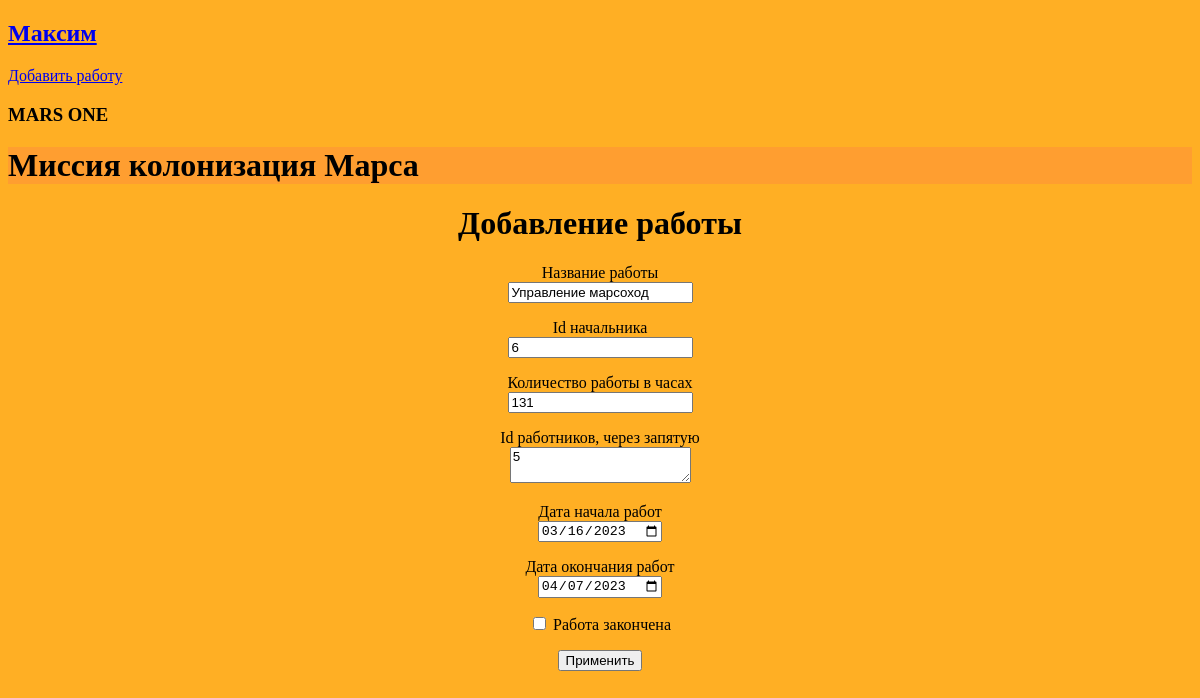
Page /jobs/9 (signed in) on the earlier database version.
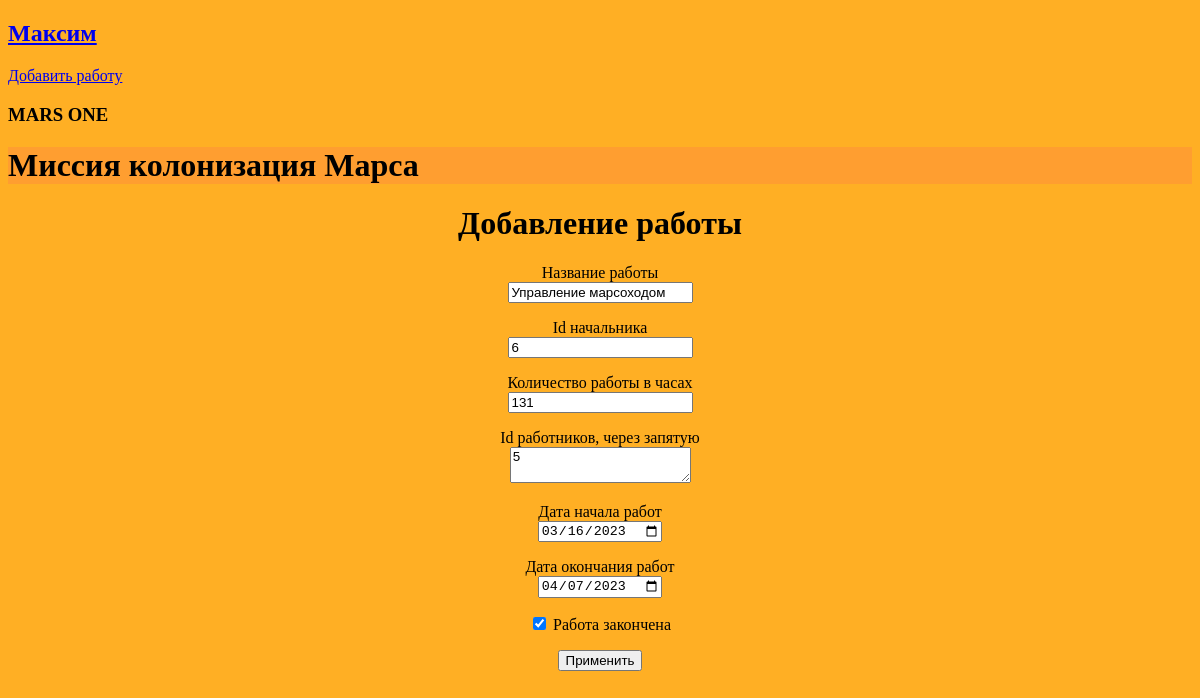
Same page on the later database version.
### data/jobs.py (models this page shows)
class Jobs(SqlAlchemyBase):
    __tablename__ = 'jobs'
    id = sqlalchemy.Column(sqlalchemy.Integer, primary_key=True, autoincrement=True)
    team_leader = sqlalchemy.Column(sqlalchemy.Integer, sqlalchemy.ForeignKey('users.id'))
    job = sqlalchemy.Column(sqlalchemy.String, nullable=True)
    work_size = sqlalchemy.Column(sqlalchemy.Integer)
    collaborators = sqlalchemy.Column(sqlalchemy.String)
    start_date = sqlalchemy.Column(sqlalchemy.DateTime)
    end_date = sqlalchemy.Column(sqlalchemy.DateTime)
    is_finished = sqlalchemy.Column(sqlalchemy.Boolean)
    user = orm.relationship('User')

### main.py (the view, shortened to what this page needs)
@app.route('/jobs/<int:id>', methods=['GET', 'POST'])
@login_required
def edit_news(id):
    form = JobsForm()
    if request.method == "GET":
        jobs = []
        db_sess = db_session.create_session()
        jobs.append(db_sess.query(Jobs).filter(Jobs.id == id,
                                               Jobs.team_leader == current_user.id
                                               ).first())
        if current_user.id == 1:
            jobs.append(db_sess.query(Jobs).filter(Jobs.id == id).first())
        print(jobs)
        jobs = jobs[-1]
        if jobs:
            form.job.data = jobs.job
            form.team_leader.data = jobs.team_leader
            form.work_size.data = jobs.work_size
            form.collaborators.data = jobs.collaborators
            form.start_date.data = jobs.start_date
            form.end_date.data = jobs.end_date
            form.is_finished.data = jobs.is_finished
        else:
            abort(404)
    return render_template('jobs.html',
                           form=form, style=url_for('static', filename='css/style.css'))

### forms/jobs.py
class JobsForm(FlaskForm):
    job = StringField('Название работы', validators=[DataRequired()])
    team_leader = IntegerField('Id начальника')
    work_size = IntegerField('Количество работы в часах')
    collaborators = TextAreaField('Id работников, через запятую')
    start_date = DateField('Дата начала работ')
    end_date = DateField('Дата окончания работ')
    is_finished = BooleanField("Работа закончена")
    submit = SubmitField('Применить')

### data/db_session.py (called while the page is built, shortened)
def global_init(db_file):
    global __factory
    if __factory:
        return

def create_session() -> Session:
    global __factory
    return __factory()

### main.py (called while the page is built)
@login_manager.user_loader
def load_user(user_id):
    db_session.global_init('db/mars_explorer.db')
    db_sess = db_session.create_session()
    return db_sess.query(User).get(user_id)

### templates/jobs.html (shortened to what this page needs)
{% extends "base.html" %}
{% block content %}
<h1 align="center">Добавление работы</h1>
<form action="" method="post" background-color="yellow">
    <p align="center">
        {{ form.job.label }}<br>
        {{ form.job(class="form-control") }}<br>
    </p>
    <p align="center">
        {{ form.team_leader.label }}<br>
        {{ form.team_leader(class="form-control") }}<br>
    </p>
    <p align="center">
        {{ form.work_size.label }}<br>
        {{ form.work_size(class="form-control") }}<br>
    </p>
    <p align="center">
        {{ form.collaborators.label }}<br>
        {{ form.collaborators(class="form-control") }}<br>
    </p>
    <p align="center">
        {{ form.start_date.label }}<br>
        {{ form.start_date(class="form-control") }}<br>
    </p>
    <p align="center">
        {{ form.end_date.label }}<br>
        {{ form.end_date(class="form-control") }}<br>
    </p>
    <p align="center">{{ form.is_finished() }} {{ form.is_finished.label }}</p>
    <p align="center">{{ form.submit(type="submit", class="btn btn-primary") }}</p>
</form>
{% endblock %}

Differences in the rows shown:
changed Jobs: job "Управление марсоход" → "Управление марсоходом"; is_finished "☐" → "☑"
